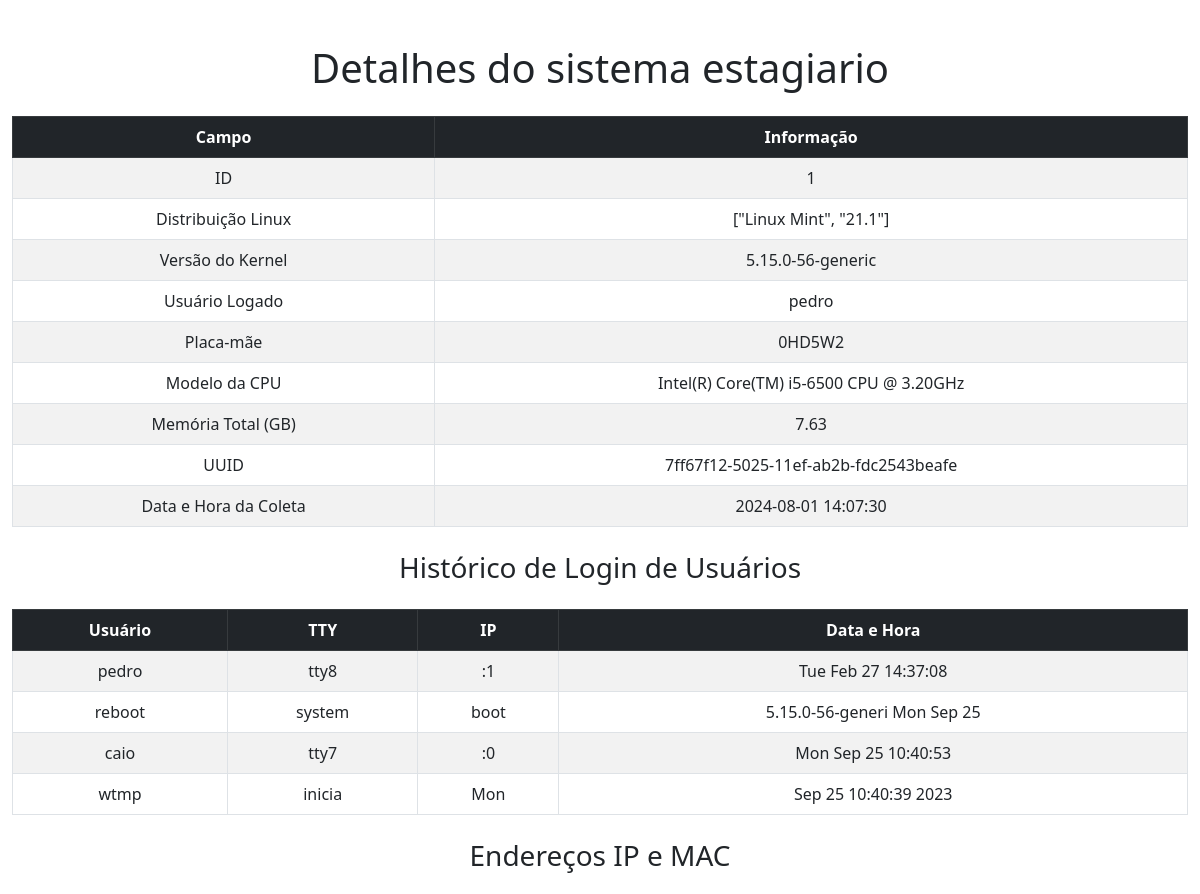
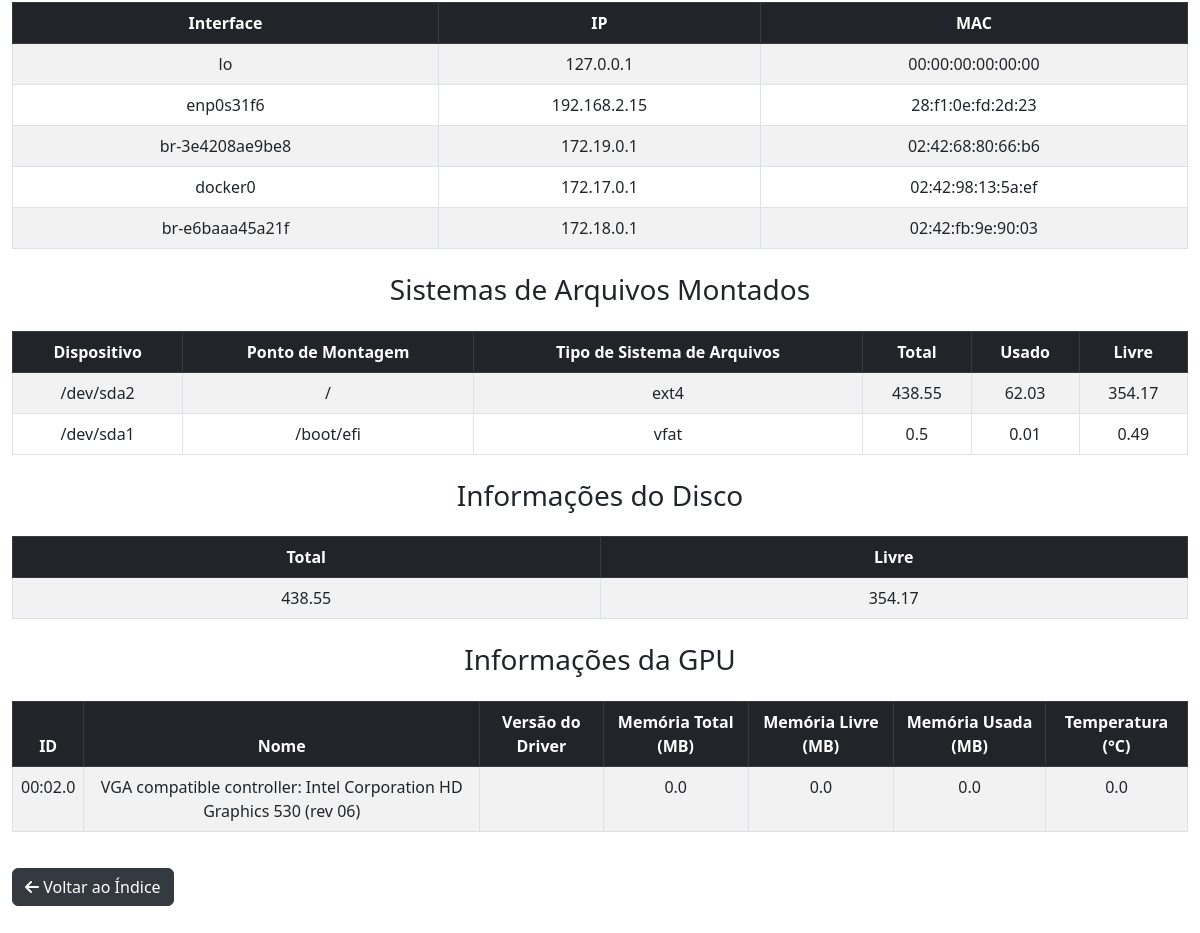
The page /details/1 on the database its author committed (2 pictures, top to bottom).
### app.py (models this page shows)
class SystemInfo(db.Model):
    id = db.Column(db.Integer, primary_key=True)
    hostname = db.Column(db.String(120), nullable=False)
    linux_distribution = db.Column(db.String(120), nullable=False)
    kernel_version = db.Column(db.String(120), nullable=False)
    logged_in_user = db.Column(db.String(120), nullable=False)
    cpu_model = db.Column(db.String(120), nullable=False)
    memory_total_gb = db.Column(db.Float, nullable=False)
    uuid1 = db.Column(db.String(36), unique=True, nullable=False)
    collection_datetime = db.Column(db.String(120), nullable=False)
    motherboard_model = db.Column(db.String(255))
    user_login_history = db.relationship('UserLoginHistory', backref='system_info', lazy=True)
    ip_and_mac_addresses = db.relationship('IPAndMacAddress', backref='system_info', lazy=True)
    mounted_filesystems = db.relationship('MountedFilesystems', backref='system_info', lazy=True)
    disk_info = db.relationship('DiskInfo', backref='system_info', uselist=False)
    gpu_info = db.relationship('GPUInfo', backref='system_info', lazy=True)

class UserLoginHistory(db.Model):
    id = db.Column(db.Integer, primary_key=True)
    user = db.Column(db.String(120), nullable=False)
    tty = db.Column(db.String(120), nullable=False)
    ip = db.Column(db.String(120), nullable=False)
    datetime = db.Column(db.String(120), nullable=False)
    system_info_id = db.Column(db.Integer, db.ForeignKey('system_info.id'), nullable=False)

class IPAndMacAddress(db.Model):
    id = db.Column(db.Integer, primary_key=True)
    interface = db.Column(db.String(120), nullable=False)
    ip = db.Column(db.String(120), nullable=False)
    mac = db.Column(db.String(120), nullable=False)
    system_info_id = db.Column(db.Integer, db.ForeignKey('system_info.id'), nullable=False)

class MountedFilesystems(db.Model):
    id = db.Column(db.Integer, primary_key=True)
    device = db.Column(db.String(120), nullable=False)
    mountpoint = db.Column(db.String(120), nullable=False)
    fstype = db.Column(db.String(120), nullable=False)
    total = db.Column(db.Float, nullable=False)
    used = db.Column(db.Float, nullable=False)
    free = db.Column(db.Float, nullable=False)
    system_info_id = db.Column(db.Integer, db.ForeignKey('system_info.id'), nullable=False)

class DiskInfo(db.Model):
    id = db.Column(db.Integer, primary_key=True)
    total = db.Column(db.Float, nullable=False)
    free = db.Column(db.Float, nullable=False)
    system_info_id = db.Column(db.Integer, db.ForeignKey('system_info.id'), nullable=False)

class GPUInfo(db.Model):
    id = db.Column(db.Integer, primary_key=True)
    gpu_id = db.Column(db.Integer, nullable=False)
    name = db.Column(db.String(120), nullable=False)
    driver_version = db.Column(db.String(120), nullable=False)
    memory_total = db.Column(db.Float, nullable=False)
    memory_free = db.Column(db.Float, nullable=False)
    memory_used = db.Column(db.Float, nullable=False)
    temperature = db.Column(db.Float, nullable=False)
    system_info_id = db.Column(db.Integer, db.ForeignKey('system_info.id'), nullable=False)

### app.py (the view)
@app.route('/details/<int:id>')
def details(id):
    system_info = SystemInfo.query.get_or_404(id)
    return render_template('details.html', system_info=system_info)

### templates/details.html (shortened to what this page needs)
<!DOCTYPE html>
<html lang="pt-br">
  <head>
    <link href="https://cdn.jsdelivr.net/npm/bootstrap@5.3.0/dist/css/bootstrap.min.css" rel="stylesheet" />
    <link rel="stylesheet" href="https://cdnjs.cloudflare.com/ajax/libs/font-awesome/6.0.0-beta3/css/all.min.css" />
  </head>
  <body>
    <div class="container">
      <h1 class="my-4 text-center">Detalhes do sistema {{ system_info.hostname }}</h1>
      <table class="table table-bordered table-striped text-center">
        <thead class="table-dark">
          <tr>
            <th>Campo</th>
            <th>Informação</th>
          </tr>
        </thead>
        <tbody>
          <tr>
            <td>ID</td>
            <td>{{ system_info.id }}</td>
          </tr>
          <tr>
            <td>Distribuição Linux</td>
            <td>{{ system_info.linux_distribution }}</td>
          </tr>
          <tr>
            <td>Versão do Kernel</td>
            <td>{{ system_info.kernel_version }}</td>
          </tr>
          <tr>
            <td>Usuário Logado</td>
            <td>{{ system_info.logged_in_user }}</td>
          </tr>
          <tr>
            <td>Placa-mãe</td>
            <td>{{ system_info.motherboard_model }}</td>
          </tr>
          <tr>
            <td>Modelo da CPU</td>
            <td>{{ system_info.cpu_model }}</td>
          </tr>
          <tr>
            <td>Memória Total (GB)</td>
            <td>{{ system_info.memory_total_gb }}</td>
          </tr>
          <tr>
            <td>UUID</td>
            <td>{{ system_info.uuid1 }}</td>
          </tr>
          <tr>
            <td>Data e Hora da Coleta</td>
            <td>{{ system_info.collection_datetime }}</td>
          </tr>
        </tbody>
      </table>
      <h3 class="my-4 text-center">Histórico de Login de Usuários</h3>
      <table class="table table-bordered table-striped text-center">
        <thead class="table-dark">
          <tr>
            <th>Usuário</th>
            <th>TTY</th>
            <th>IP</th>
            <th>Data e Hora</th>
          </tr>
        </thead>
        <tbody>
          {% for entry in system_info.user_login_history %}
          <tr>
            <td>{{ entry.user }}</td>
            <td>{{ entry.tty }}</td>
            <td>{{ entry.ip }}</td>
            <td>{{ entry.datetime }}</td>
          </tr>
          {% endfor %}
        </tbody>
      </table>
      <h3 class="my-4 text-center">Endereços IP e MAC</h3>
      <table class="table table-bordered table-striped text-center">
        <thead class="table-dark">
          <tr>
            <th>Interface</th>
            <th>IP</th>
            <th>MAC</th>
          </tr>
        </thead>
        <tbody>
          {% for entry in system_info.ip_and_mac_addresses %}
          <tr>
            <td>{{ entry.interface }}</td>
            <td>{{ entry.ip }}</td>
            <td>{{ entry.mac }}</td>
          </tr>
          {% endfor %}
        </tbody>
      </table>
      <h3 class="my-4 text-center">Sistemas de Arquivos Montados</h3>
      <table class="table table-bordered table-striped text-center">
        <thead class="table-dark">
          <tr>
            <th>Dispositivo</th>
            <th>Ponto de Montagem</th>
            <th>Tipo de Sistema de Arquivos</th>
            <th>Total</th>
            <th>Usado</th>
            <th>Livre</th>
          </tr>
        </thead>
        <tbody>
          {% for entry in system_info.mounted_filesystems %}
          <tr>
            <td>{{ entry.device }}</td>
            <td>{{ entry.mountpoint }}</td>
            <td>{{ entry.fstype }}</td>
            <td>{{ entry.total }}</td>
            <td>{{ entry.used }}</td>
            <td>{{ entry.free }}</td>
          </tr>
          {% endfor %}
        </tbody>
      </table>
      <h3 class="my-4 text-center">Informações do Disco</h3>
      <table class="table table-bordered table-striped text-center">
        <thead class="table-dark">
          <tr>
            <th>Total</th>
            <th>Livre</th>
          </tr>
        </thead>
        <tbody>
          {% if system_info.disk_info %}
          <tr>
            <td>{{ system_info.disk_info.total }}</td>
            <td>{{ system_info.disk_info.free }}</td>
          </tr>
          {% else %}
          <tr>
            <td colspan="2">Nenhuma informação de disco disponível</td>
          </tr>
          {% endif %}
        </tbody>
      </table>
      <h3 class="my-4 text-center">Informações da GPU</h3>
      <table class="table table-bordered table-striped text-center">
        <thead class="table-dark">
          <tr>
            <th>ID</th>
            <th>Nome</th>
            <th>Versão do Driver</th>
            <th>Memória Total (MB)</th>
            <th>Memória Livre (MB)</th>
            <th>Memória Usada (MB)</th>
            <th>Temperatura (°C)</th>
          </tr>
        </thead>
        <tbody>
          {% for entry in system_info.gpu_info %}
          <tr>
            <td>{{ entry.gpu_id }}</td>
            <td>{{ entry.name }}</td>
            <td>{{ entry.driver_version }}</td>
            <td>{{ entry.memory_total }}</td>
            <td>{{ entry.memory_free }}</td>
            <td>{{ entry.memory_used }}</td>
            <td>{{ entry.temperature }}</td>
          </tr>
          {% endfor %}
        </tbody>
      </table>
      <a class="btn btn-dark back-button" href="{{ url_for('index') }}"> <i class="fas fa-arrow-left"></i> Voltar ao Índice </a>
    </div>
  </body>
</html>

### templates/details.html (style rules this page uses)
body { padding-top: 20px; padding-bottom: 40px; }
.container { max-width: 1200px; }
table { margin: auto; }
.back-button { margin-top: 20px; background-color: #343a40; border-color: #343a40; }

### rows shown on the page
SystemInfo: hostname "estagiario", id "1", linux_distribution "[\"Linux Mint\", \"21.1\"]", kernel_version "5.15.0-56-generic", logged_in_user "pedro", motherboard_model "0HD5W2", cpu_model "Intel(R) Core(TM) i5-6500 CPU @ 3.20GHz", memory_total_gb "7.63", uuid1 "7ff67f12-5025-11ef-ab2b-fdc2543beafe", collection_datetime "2024-08-01 14:07:30"
UserLoginHistory: user "pedro", tty "tty8", ip ":1", datetime "Tue Feb 27 14:37:08"
UserLoginHistory: user "reboot", tty "system", ip "boot", datetime "5.15.0-56-generi Mon Sep 25"
UserLoginHistory: user "caio", tty "tty7", ip ":0", datetime "Mon Sep 25 10:40:53"
UserLoginHistory: user "wtmp", tty "inicia", ip "Mon", datetime "Sep 25 10:40:39 2023"
IPAndMacAddress: interface "lo", ip "127.0.0.1", mac "00:00:00:00:00:00"
IPAndMacAddress: interface "enp0s31f6", ip "192.168.2.15", mac "28:f1:0e:fd:2d:23"
IPAndMacAddress: interface "br-3e4208ae9be8", ip "172.19.0.1", mac "02:42:68:80:66:b6"
IPAndMacAddress: interface "docker0", ip "172.17.0.1", mac "02:42:98:13:5a:ef"
IPAndMacAddress: interface "br-e6baaa45a21f", ip "172.18.0.1", mac "02:42:fb:9e:90:03"
MountedFilesystems: device "/dev/sda2", mountpoint "/", fstype "ext4", total "438.55", used "62.03", free "354.17"
MountedFilesystems: device "/dev/sda1", mountpoint "/boot/efi", fstype "vfat", total "0.5", used "0.01", free "0.49"
DiskInfo: disk_info.total "438.55", disk_info.free "354.17"
GPUInfo: gpu_id "00:02.0", name "VGA compatible controller: Intel Corporation HD Graphics 530 (rev 06)", memory_total "0.0", memory_free "0.0", memory_used "0.0", temperature "0.0"
